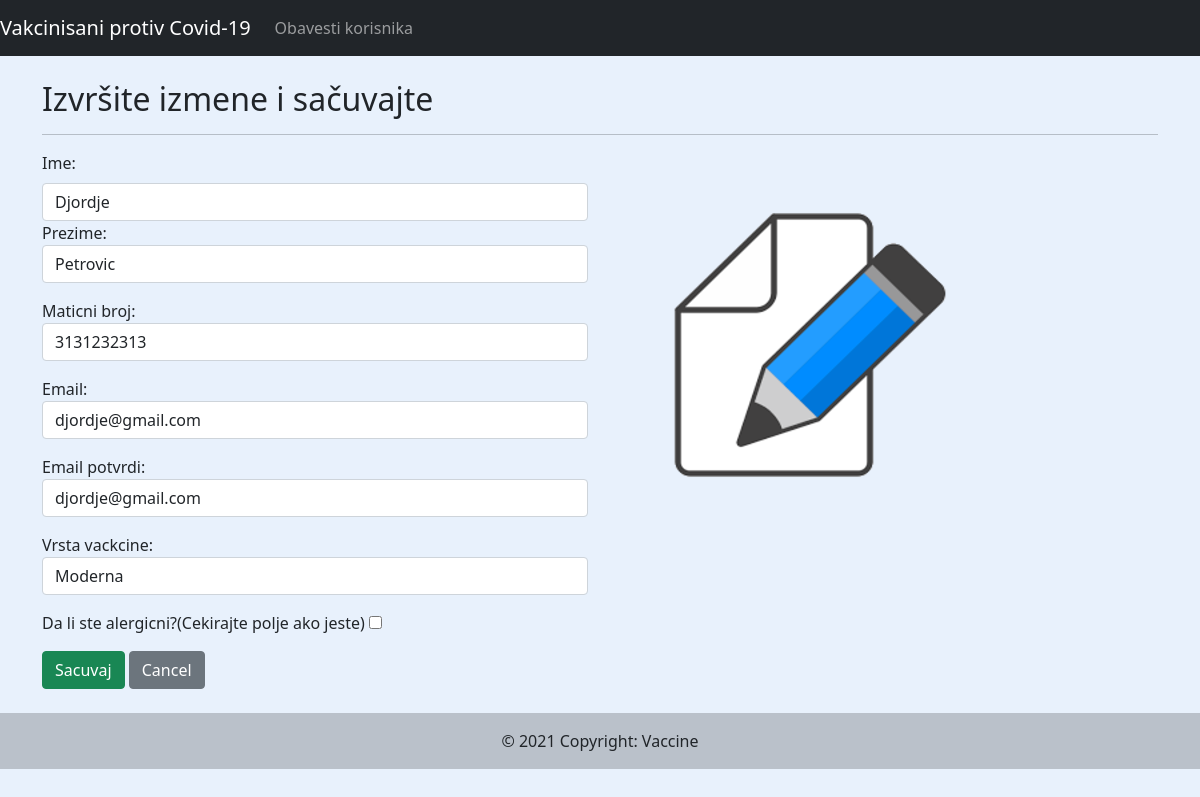
/edit/59, run on the app's committed database.
### vakcinisani/models.py (models this page shows, shortened)
class Vakcinisan(models.Model):
    ime = models.CharField(max_length=200)
    prezime = models.CharField(max_length=200)
    vrste_vakcina = (
        ("Fajzer","Fajzer"),
        ("Sputnjik","Sputnjik"),
        ("Astra Zeneka","Astra Zeneka"),
        ("Sinofarm","Sinofarm"),
        ("Moderna","Moderna"),
    )
    jmbg = models.CharField(max_length=13, blank=True)
    vakcina = models.CharField(max_length=100, choices=vrste_vakcina)
    alergija = models.BooleanField(default=False)
    datum = models.DateTimeField(auto_now_add=True, null=True)
    email_1 = models.EmailField(max_length=100, null=True)
    email_2 = models.EmailField(max_length=100, null=True)
    bolest_id = models.ForeignKey(Bolest, to_field="id", null=True, on_delete=models.SET_NULL)

### vakcinisani/views.py (the view, shortened to what this page needs)
# urls.py: path('edit/<str:pk>', EditVakcinisanView.as_view(template_name='edit.html'), name='edit'),
class EditVakcinisanView(View):
    template_name = 'vakcinisan.html'
    form = VakcinisanForm
    def get(self, request, pk, *args, **kwargs):
        vakcinisan = Vakcinisan.objects.get(id=pk)
        form = VakcinisanForm(instance=vakcinisan)
        context = {'vakcinisan':vakcinisan, 'form':form}
        return render(request, self.template_name, context)

### vakcinisani/forms.py (shortened to what this page needs)
class VakcinisanForm(ModelForm):
    class Meta:
        model = Vakcinisan
        fields = [
            'ime',
            'prezime',
            'jmbg',
            'vakcina',
            'alergija',
            'email_1',
            'email_2',
        ]
        widgets = {
            'ime': forms.TextInput(attrs={'class':'form-control'}),
            'prezime': forms.TextInput(attrs={'class':'form-control'}),
            'jmbg': forms.TextInput(attrs={'class': 'form-control'}),
            'email_1': forms.EmailInput(attrs={'class': 'form-control', 'placeholder':"someone@something.com"}),
            'email_2': forms.EmailInput(attrs={'class': 'form-control', 'placeholder':"someone@something.com"}),
            'vakcina': forms.Select(attrs={'class': 'form-control'}),
            'alergija': forms.CheckboxInput()
        }

### vakcinisani/templates/edit.html (shortened to what this page needs)
{% extends 'base.html' %}
{% load static %}
{% block content %}
<div class="container">
  <br>
  <h2>Izvršite izmene i sačuvajte</h2>
  <hr>
  <div class="row">
    <div class="col-sm">
      <form method="POST" class="col col-sm">
    <div class="col col-sm">
      <label for="{{ form.ime.id_for_label }}" class="form-label">Ime: </label>
      {{ form.ime }}
    </div>
    <div class="mb-3">
      <label for="{{ form.prezime.id_for_label }}">Prezime: </label>
      {{ form.prezime }}
    </div>
    <div class="mb-3">
      <label for="{{ form.jmbg.id_for_label }}">Maticni broj: </label>
      {{ form.jmbg }}
    </div>
    <div class="mb-3">
      <label for="{{ form.email.id_for_label }}">Email: </label>
      {{ form.email_1 }}
    </div>
    <div class="mb-3">
      <label for="{{ form.email.id_for_label }}">Email potvrdi: </label>
      {{ form.email_2 }}
    </div>
    <div class="mb-3">
      <label for="{{ form.vakcina.id_for_label }}">Vrsta vackcine: </label>
      {{ form.vakcina }}
    </div>
    <div class="mb-3">
      <label for="{{ form.alergija.id_for_label }}">Da li ste alergicni?(Cekirajte polje ako jeste) </label>
      {{ form.alergija }}
    </div>
    <input id="dugme_disabled" type="submit" name="Sacuvaj" value="Sacuvaj" class="btn btn-success">
    <a class="btn btn-secondary" href="{% url 'lista' %}">Cancel</a>
        </form>
    </div>
    <div class="col-sm">
      <br><br>
      <img src="{% static '/images/edit_form.png' %}" class="img-fluid ms-5" alt="Responsive image" height="30%" >
    </div>
  </div>
</div>
{% endblock %}

### static/css/main.css (style rules this page uses)
body { background-color: #e8f1fc; }

### data on the page
Vakcinisan: ime "Djordje", prezime "Petrovic", jmbg "3131232313", email_1 "djordje@gmail.com", email_2 "djordje@gmail.com", vakcina "Moderna"
